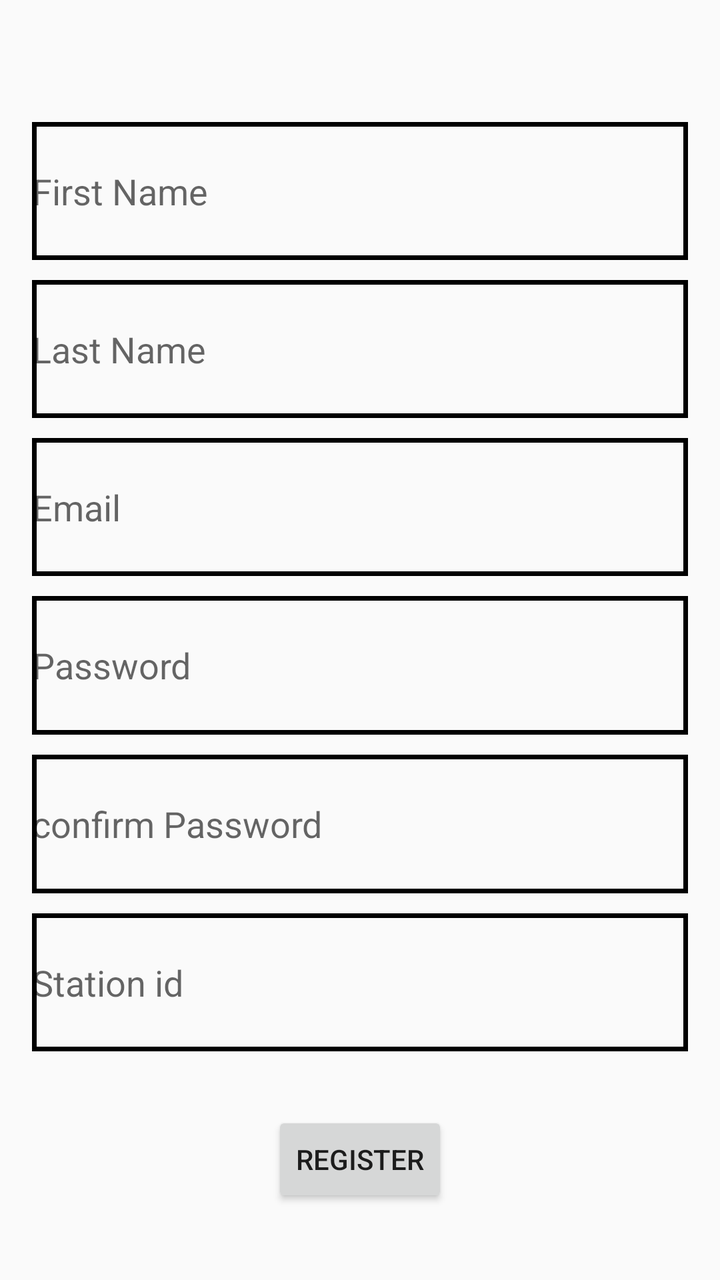
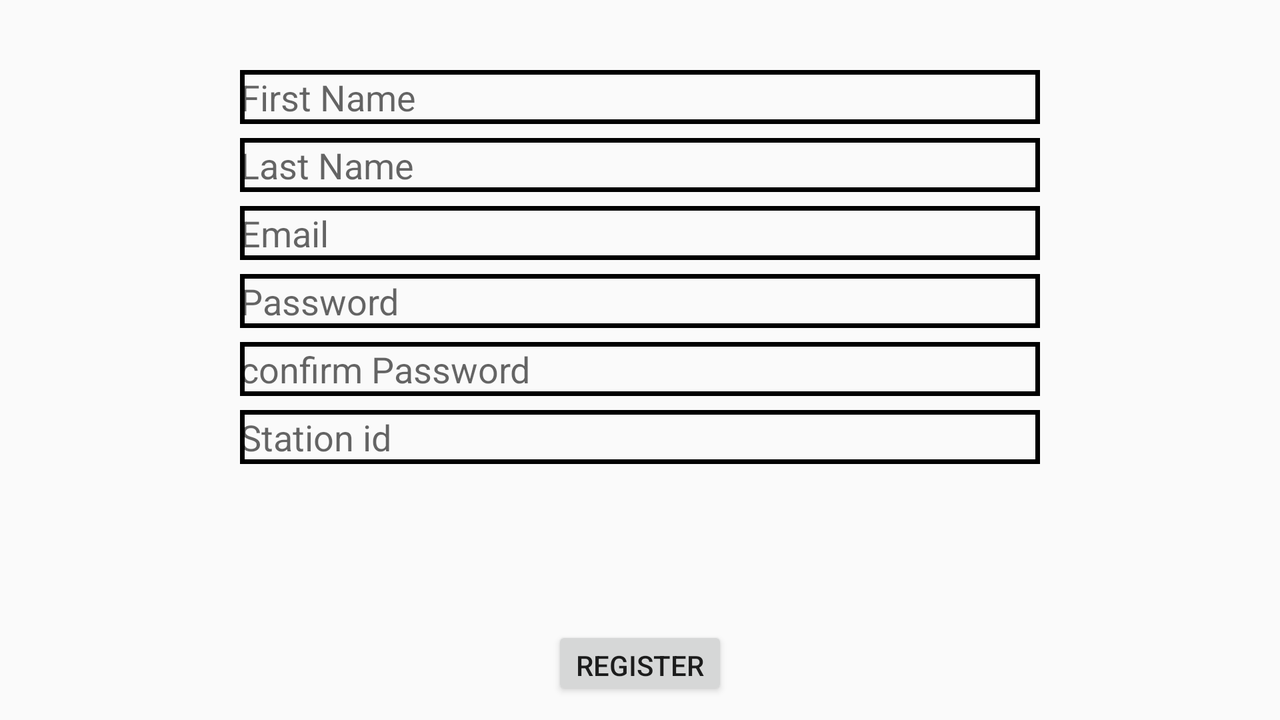

Two renders of one Android screen. The first uses the default layout on a phone; the second uses the alternative layout the repository ships for a different screen configuration, on a matching device. The two XML files are below.
<!-- AndroidManifest.xml: application theme AppTheme -->
<!-- res/layout/activity_register.xml -->
<?xml version="1.0" encoding="utf-8"?>
<LinearLayout xmlns:android="http://schemas.android.com/apk/res/android"
    xmlns:tools="http://schemas.android.com/tools" android:layout_width="match_parent"
    android:layout_height="match_parent"
    android:paddingLeft="@dimen/activity_horizontal_margin"
    android:paddingRight="@dimen/activity_horizontal_margin"
    android:paddingTop="@dimen/activity_vertical_margin"
    android:paddingBottom="@dimen/activity_vertical_margin"
    android:orientation="vertical"
    tools:context="com.example.user.airscort_for_agriculture.RegisterActivity">

    <LinearLayout
        android:layout_width="match_parent"
        android:layout_height="match_parent"
        android:orientation="vertical"
        android:layout_gravity="center">

        <EditText
            android:layout_width="match_parent"
            android:layout_height="0px"
            android:layout_weight="0.8"
            android:ems="10"
            android:id="@+id/editFNameReg"
            android:layout_below="@+id/ImageLogo"
            android:layout_marginTop="45dp"
            android:hint="@string/f_name"
            android:inputType="text"
            android:textColor="#000000"
            android:background="@drawable/border_black"
            android:layout_gravity="center_horizontal"/>


        <EditText
            android:layout_width="match_parent"
            android:layout_height="0px"
            android:layout_weight="0.8"
            android:id="@+id/editLNameReg"
            android:layout_below="@+id/editFNameReg"
            android:layout_marginTop="10dp"
            android:hint="@string/l_name"
            android:inputType="text"
            android:textColor="#000000"
            android:background="@drawable/border_black"
            android:layout_gravity="center_horizontal"/>


        <EditText
            android:layout_width="match_parent"
            android:layout_height="0px"
            android:layout_weight="0.8"
            android:inputType="textEmailAddress"
            android:ems="10"
            android:id="@+id/editEmailReg"
            android:layout_below="@+id/editLNameReg"
            android:layout_marginTop="10dp"
            android:hint="@string/email"
            android:textColor="#000000"
            android:background="@drawable/border_black"
            android:layout_gravity="center_horizontal"/>


        <EditText
            android:layout_width="match_parent"
            android:layout_height="0px"
            android:layout_weight="0.8"
            android:inputType="textPassword"
            android:ems="7"
            android:id="@+id/editPasswordReg"
            android:layout_below="@+id/editEmailReg"
            android:layout_marginTop="10dp"
            android:hint="@string/password"
            android:textColor="#000000"
            android:background="@drawable/border_black"
            android:layout_gravity="center_horizontal"/>

        <EditText
            android:layout_width="match_parent"
            android:layout_height="0px"
            android:layout_weight="0.8"
            android:inputType="textPassword"
            android:ems="7"
            android:id="@+id/editConPasswordReg"
            android:layout_below="@+id/editPasswordReg"
            android:layout_marginTop="10dp"
            android:hint="@string/confirm_password"
            android:textColor="#000000"
            android:background="@drawable/border_black"
            android:layout_gravity="center_horizontal"/>

        <EditText
            android:layout_width="match_parent"
            android:layout_height="0px"
            android:layout_weight="0.8"
            android:id="@+id/stationId"
            android:inputType="phone"
            android:layout_below="@+id/editConPasswordReg"
            android:layout_marginTop="10dp"
            android:hint="@string/station_id"
            android:textColor="#000000"
            android:background="@drawable/border_black"
            android:layout_centerHorizontal="true"/>

        <Button
            android:layout_width="wrap_content"
            android:layout_height="wrap_content"
            android:text="Register"
            android:gravity="center"
            android:id="@+id/registerbutton"
            android:layout_marginTop="30dp"
            android:layout_marginBottom="20dp"
            android:layout_alignParentBottom="true"
            android:layout_gravity="center_horizontal" />
    </LinearLayout>
</LinearLayout>
<!-- resources referenced by this layout -->
<resources>
  <dimen name="activity_horizontal_margin">16dp</dimen>
  <dimen name="activity_vertical_margin">16dp</dimen>
  <!-- drawable border_black (drawable) -->
  <?xml version="1.0" encoding="utf-8"?>
  <selector xmlns:android="http://schemas.android.com/apk/res/android">
      <item>
          <shape android:shape="rectangle">
              <stroke android:width="2.3dp" android:color="#000000"/>
          </shape>
      </item>
  </selector>
  <string name="confirm_password">confirm Password</string>
  <string name="email">Email</string>
  <string name="f_name">First Name</string>
  <string name="l_name">Last Name</string>
  <string name="password">Password</string>
  <string name="station_id">Station id</string>
  <style name="AppTheme" parent="Theme.AppCompat.Light.DarkActionBar">
          
          <item name="colorPrimary">@color/colorPrimary</item>
          <item name="colorPrimaryDark">@color/colorPrimaryDark</item>
          <item name="colorAccent">@color/colorAccent</item>
      </style>
  <color name="colorPrimary">#3F51B5</color>
  <color name="colorPrimaryDark">#303F9F</color>
  <color name="colorAccent">#FF4081</color>
</resources>
<!-- res/layout-land/activity_register.xml (the repository's variant of the layout above) -->
<!-- drawn on the phone turned sideways -->
<?xml version="1.0" encoding="utf-8"?>
<RelativeLayout xmlns:android="http://schemas.android.com/apk/res/android"
    android:layout_width="match_parent"
    android:layout_height="match_parent"
    android:background="@drawable/fade_bg">



    <EditText
        android:layout_width="400dp"
        android:layout_height="27dp"
        android:ems="10"
        android:id="@+id/editFNameReg"
        android:layout_below="@+id/ImageLogo"
        android:layout_marginTop="35dp"
        android:hint="@string/f_name"
        android:inputType="text"
        android:textColor="#000000"
        android:background="@drawable/border_black"
        android:layout_centerHorizontal="true"/>


    <EditText
        android:layout_width="400dp"
        android:layout_height="27dp"
        android:id="@+id/editLNameReg"
        android:layout_below="@+id/editFNameReg"
        android:layout_marginTop="7dp"
        android:hint="@string/l_name"
        android:inputType="text"
        android:textColor="#000000"
        android:background="@drawable/border_black"
        android:layout_centerHorizontal="true"/>


    <EditText
        android:layout_width="400dp"
        android:layout_height="27dp"
        android:inputType="textEmailAddress"
        android:ems="10"
        android:id="@+id/editEmailReg"
        android:layout_below="@+id/editLNameReg"
        android:layout_marginTop="7dp"
        android:hint="@string/email"
        android:textColor="#000000"
        android:background="@drawable/border_black"
        android:layout_centerHorizontal="true"/>


    <EditText
        android:layout_width="400dp"
        android:layout_height="27dp"
        android:inputType="textPassword"
        android:ems="7"
        android:id="@+id/editPasswordReg"
        android:layout_below="@+id/editEmailReg"
        android:layout_marginTop="7dp"
        android:hint="@string/password"
        android:textColor="#000000"
        android:background="@drawable/border_black"
        android:layout_centerHorizontal="true"/>

    <EditText
        android:layout_width="400dp"
        android:layout_height="27dp"
        android:inputType="textPassword"
        android:ems="7"
        android:id="@+id/editConPasswordReg"
        android:layout_below="@+id/editPasswordReg"
        android:layout_marginTop="7dp"
        android:hint="@string/confirm_password"
        android:textColor="#000000"
        android:background="@drawable/border_black"
        android:layout_centerHorizontal="true"/>

    <EditText
        android:layout_width="400dp"
        android:layout_height="27dp"
        android:id="@+id/stationId"
        android:layout_below="@+id/editConPasswordReg"
        android:layout_marginTop="7dp"
        android:hint="@string/station_id"
        android:textColor="#000000"
        android:background="@drawable/border_black"
        android:layout_centerHorizontal="true"/>

    <Button
        android:layout_width="wrap_content"
        android:layout_height="37dp"
        android:text="Register"
        android:id="@+id/registerbutton"
        android:layout_marginTop="10dp"
        android:layout_marginBottom="10dp"
        android:layout_alignParentBottom="true"
        android:layout_centerHorizontal="true" />

</RelativeLayout>
<!-- resources referenced by the variant -->
<!-- as the phone turned sideways resolves them -->
<resources>
  <!-- drawable border_black (drawable) -->
  <?xml version="1.0" encoding="utf-8"?>
  <selector xmlns:android="http://schemas.android.com/apk/res/android">
      <item>
          <shape android:shape="rectangle">
              <stroke android:width="2.3dp" android:color="#000000"/>
          </shape>
      </item>
  </selector>
  <string name="confirm_password">confirm Password</string>
  <string name="email">Email</string>
  <string name="f_name">First Name</string>
  <string name="l_name">Last Name</string>
  <string name="password">Password</string>
  <string name="station_id">Station id</string>
  <style name="AppTheme" parent="Theme.AppCompat.Light.DarkActionBar">
          
          <item name="colorPrimary">@color/colorPrimary</item>
          <item name="colorPrimaryDark">@color/colorPrimaryDark</item>
          <item name="colorAccent">@color/colorAccent</item>
      </style>
  <color name="colorPrimary">#3F51B5</color>
  <color name="colorPrimaryDark">#303F9F</color>
  <color name="colorAccent">#FF4081</color>
</resources>
